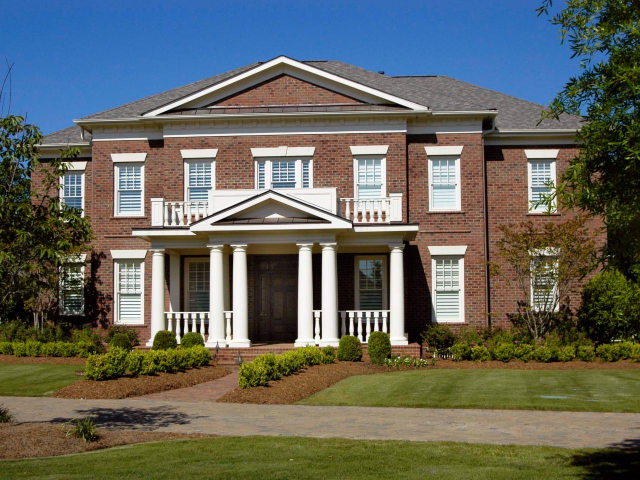
#> input picture OpenCV/2-scenesegmentation/codes/ressources/house.jpg, 1280 x 960 px (shown at 1/2 size)
$ python segment_gaussianhouse.py
#> lines starting #> are read from the running program, lines starting #| are printed output that depends on the picture
import numpy as np
import cv2
import matplotlib.pyplot as plt


imBGR = cv2.imread("../ressources/house.jpg")
#> imBGR is the input picture: shape (960, 1280, 3); mean B, G, R 93.3, 101.9, 99.8
# Convert to BGR to HSV
imHSV = cv2.cvtColor(imBGR, cv2.COLOR_BGR2HSV)
#> imHSV: shape (960, 1280, 3); mean H, S, V 44.3, 127.4, 124.2

# Segment brick
# Select a sub part of the image:
y1 = 309
y2 = 330
x1 = 300
x2 = 320
patch_bricks = imHSV[y1:y2, x1:x2]
#> patch_bricks: shape (21, 20, 3); mean H, S, V 9.8, 94.7, 130.9

h, s, v = cv2.split(patch_bricks)
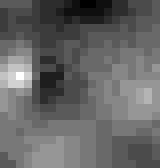
#> h: shape (21, 20) (shown 8 times larger); min 3, max 20, mean 9.77; drawn with min black and max white
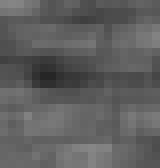
#> s: shape (21, 20) (shown 8 times larger); min 38, max 134, mean 94.7
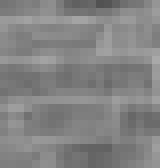
#> v: shape (21, 20) (shown 8 times larger); min 82, max 169, mean 130.9
muh = np.mean(h[0])
#> muh = 6.45
sigmah = np.std(h)
#> sigmah = 2.54
mus = np.mean(s)
#> mus = 94.71
sigmas = np.std(s)
#> sigmas = 17

muv = np.mean(v)
#> muv = 130.9
sigmav = np.std(v)
#> sigmav = 14.56


h2 = np.random.normal(muh, sigmah, h.size)
#> h2 = 420 values, max 12.5 at index 144, min -0.587 at index 271, mean 6.4
s2 = np.random.normal(mus, sigmas, h.size)
#> s2 = 420 values, max 140.5 at index 74, min 42.93 at index 169, mean 93
v2 = np.random.normal(muv, sigmav, h.size)
#> v2 = 420 values, max 177.1 at index 214, min 90.49 at index 416, mean 131.8

imgGauss = cv2.merge((h,s,v))
#> (the run stopped early here; a loop or call above may not have finished)

$ run again, with OpenCV/2-scenesegmentation/codes/ressources/HandBlue.jpg copied over OpenCV/2-scenesegmentation/codes/ressources/house.jpg
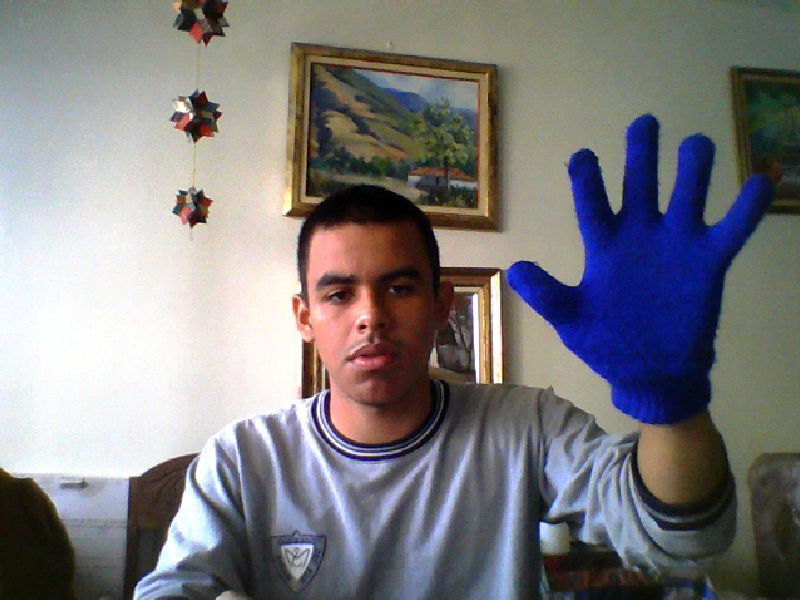
#> input picture OpenCV/2-scenesegmentation/codes/ressources/HandBlue.jpg, 800 x 600 px
#> imBGR is the input picture: shape (600, 800, 3); mean B, G, R 126.4, 124.4, 125.6
#> imHSV: shape (600, 800, 3); mean H, S, V 63, 69.3, 141.2
#> patch_bricks: shape (21, 20, 3); mean H, S, V 8.5, 117, 226.2
#> `h, s, v = cv2.split(patch_bricks)`:
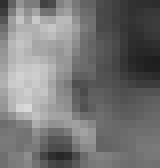
#> s: shape (21, 20) (shown 8 times larger); min 31, max 217, mean 117
#> `h, s, v = cv2.split(patch_bricks)`:
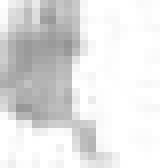
#> v: shape (21, 20) (shown 8 times larger); min 148, max 255, mean 226.2
#> muh = 6.7
#> sigmah = 18.87
#> mus = 117
#> sigmas = 45.25
#> muv = 226.2
#> sigmav = 34.73
#> h2 = 420 values, max 51.66 at index 144, min -45.61 at index 271, mean 6.32
#> s2 = 420 values, max 239 at index 74, min -20.82 at index 169, mean 112.5
#> v2 = 420 values, max 336.3 at index 214, min 129.7 at index 416, mean 228.3

$ run again, with OpenCV/2-scenesegmentation/codes/ressources/Maine_Road_vs_1874_Northwich_football_match.jpg copied over OpenCV/2-scenesegmentation/codes/ressources/house.jpg
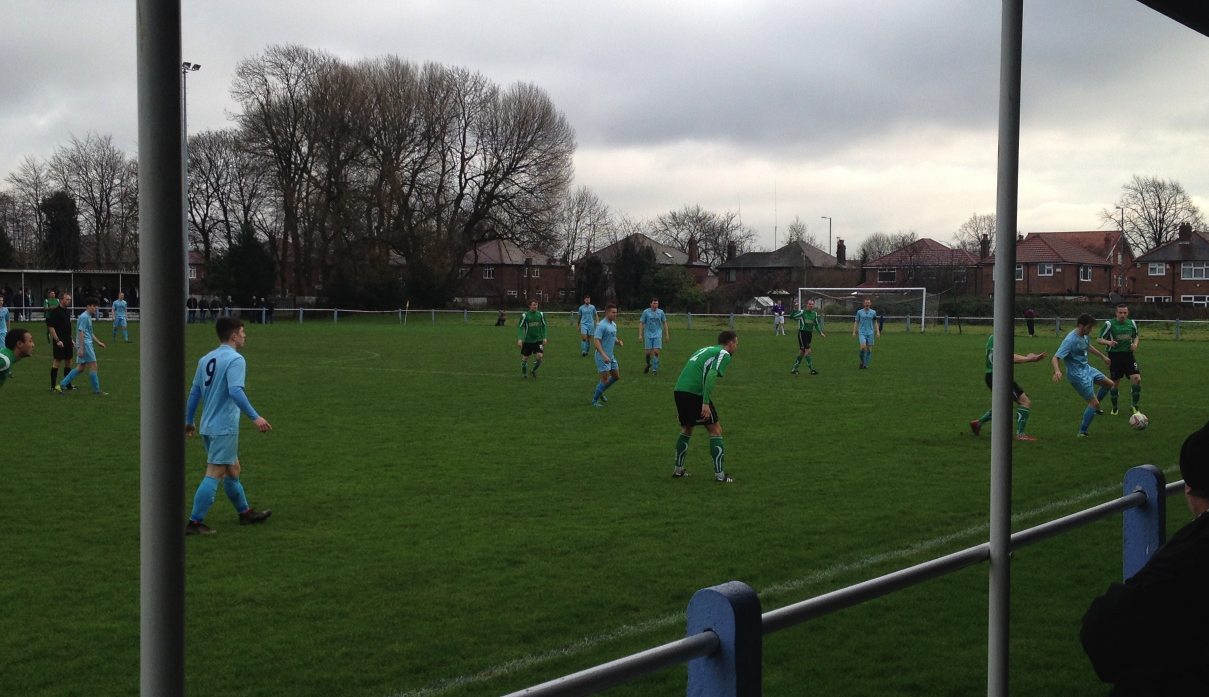
#> input picture OpenCV/2-scenesegmentation/codes/ressources/Maine_Road_vs_1874_Northwich_football_match.jpg, 2417 x 1394 px (shown at 1/2 size)
#> imBGR is the input picture: shape (1394, 2417, 3); mean B, G, R 79.4, 95.1, 86.7
#> imHSV: shape (1394, 2417, 3); mean H, S, V 56.2, 81.2, 97.8
#> patch_bricks: shape (21, 20, 3); mean H, S, V 46.9, 8.5, 48.9
#> `h, s, v = cv2.split(patch_bricks)`:
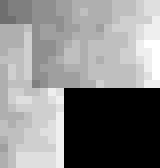
#> s: shape (21, 20) (shown 8 times larger); min 0, max 16, mean 8.45; drawn with min black and max white
#> `h, s, v = cv2.split(patch_bricks)`:
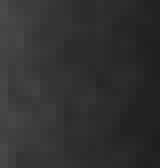
#> v: shape (21, 20) (shown 8 times larger); min 31, max 74, mean 48.9
#> muh = 75
#> sigmah = 31.38
#> mus = 8.45
#> sigmas = 5.58
#> muv = 48.88
#> sigmav = 10.49
#> h2 = 420 values, max 149.8 at index 144, min -11.99 at index 271, mean 74.36
#> s2 = 420 values, max 23.5 at index 74, min -8.55 at index 169, mean 7.89
#> v2 = 420 values, max 82.16 at index 214, min 19.74 at index 416, mean 49.5

$ run again, with OpenCV/2-scenesegmentation/codes/ressources/Woodlands_Stadium_Pitch.JPG copied over OpenCV/2-scenesegmentation/codes/ressources/house.jpg
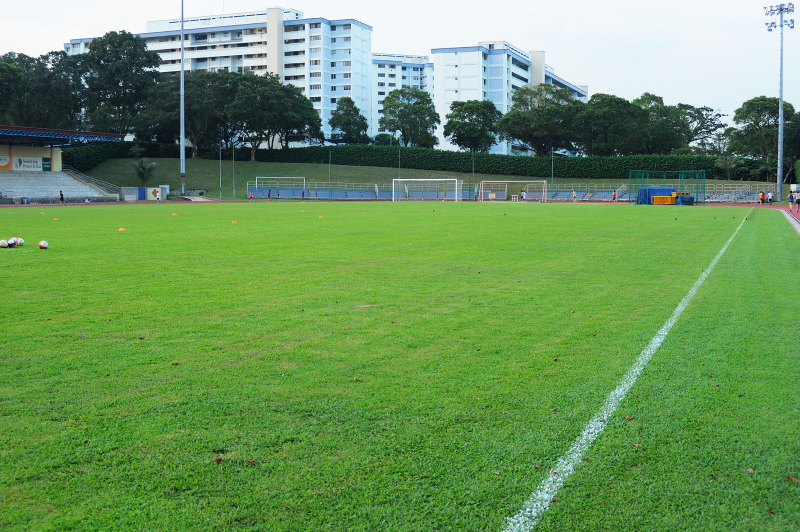
#> input picture OpenCV/2-scenesegmentation/codes/ressources/Woodlands_Stadium_Pitch.JPG, 1600 x 1063 px (shown at 1/2 size)
#> imBGR is the input picture: shape (1063, 1600, 3); mean B, G, R 92.5, 148.1, 107.2
#> imHSV: shape (1063, 1600, 3); mean H, S, V 65.1, 120.6, 150.7
#> patch_bricks: shape (21, 20, 3); mean H, S, V 81.5, 95.2, 61.9
#> `h, s, v = cv2.split(patch_bricks)`:
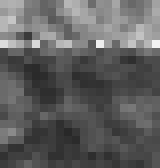
#> s: shape (21, 20) (shown 8 times larger); min 40, max 243, mean 95.2
#> `h, s, v = cv2.split(patch_bricks)`:
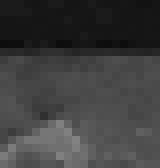
#> v: shape (21, 20) (shown 8 times larger); min 13, max 130, mean 61.9
#> muh = 99.55
#> sigmah = 13.75
#> mus = 95.15
#> sigmas = 39.25
#> muv = 61.85
#> sigmav = 29.32
#> h2 = 420 values, max 132.3 at index 144, min 61.43 at index 271, mean 99.27
#> s2 = 420 values, max 201 at index 74, min -24.42 at index 169, mean 91.21
#> v2 = 420 values, max 154.8 at index 214, min -19.57 at index 416, mean 63.59
